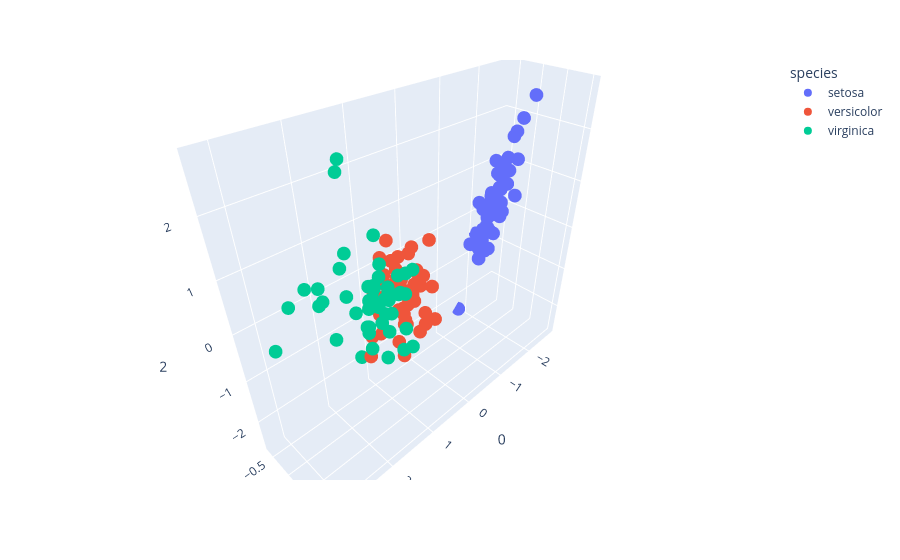

Here is the notebook cell this chart was saved with:
### Code cell
import plotly.express as px

fig = px.scatter_3d(projection, x=0, y=1, z=2, color='species')

fig.show()
